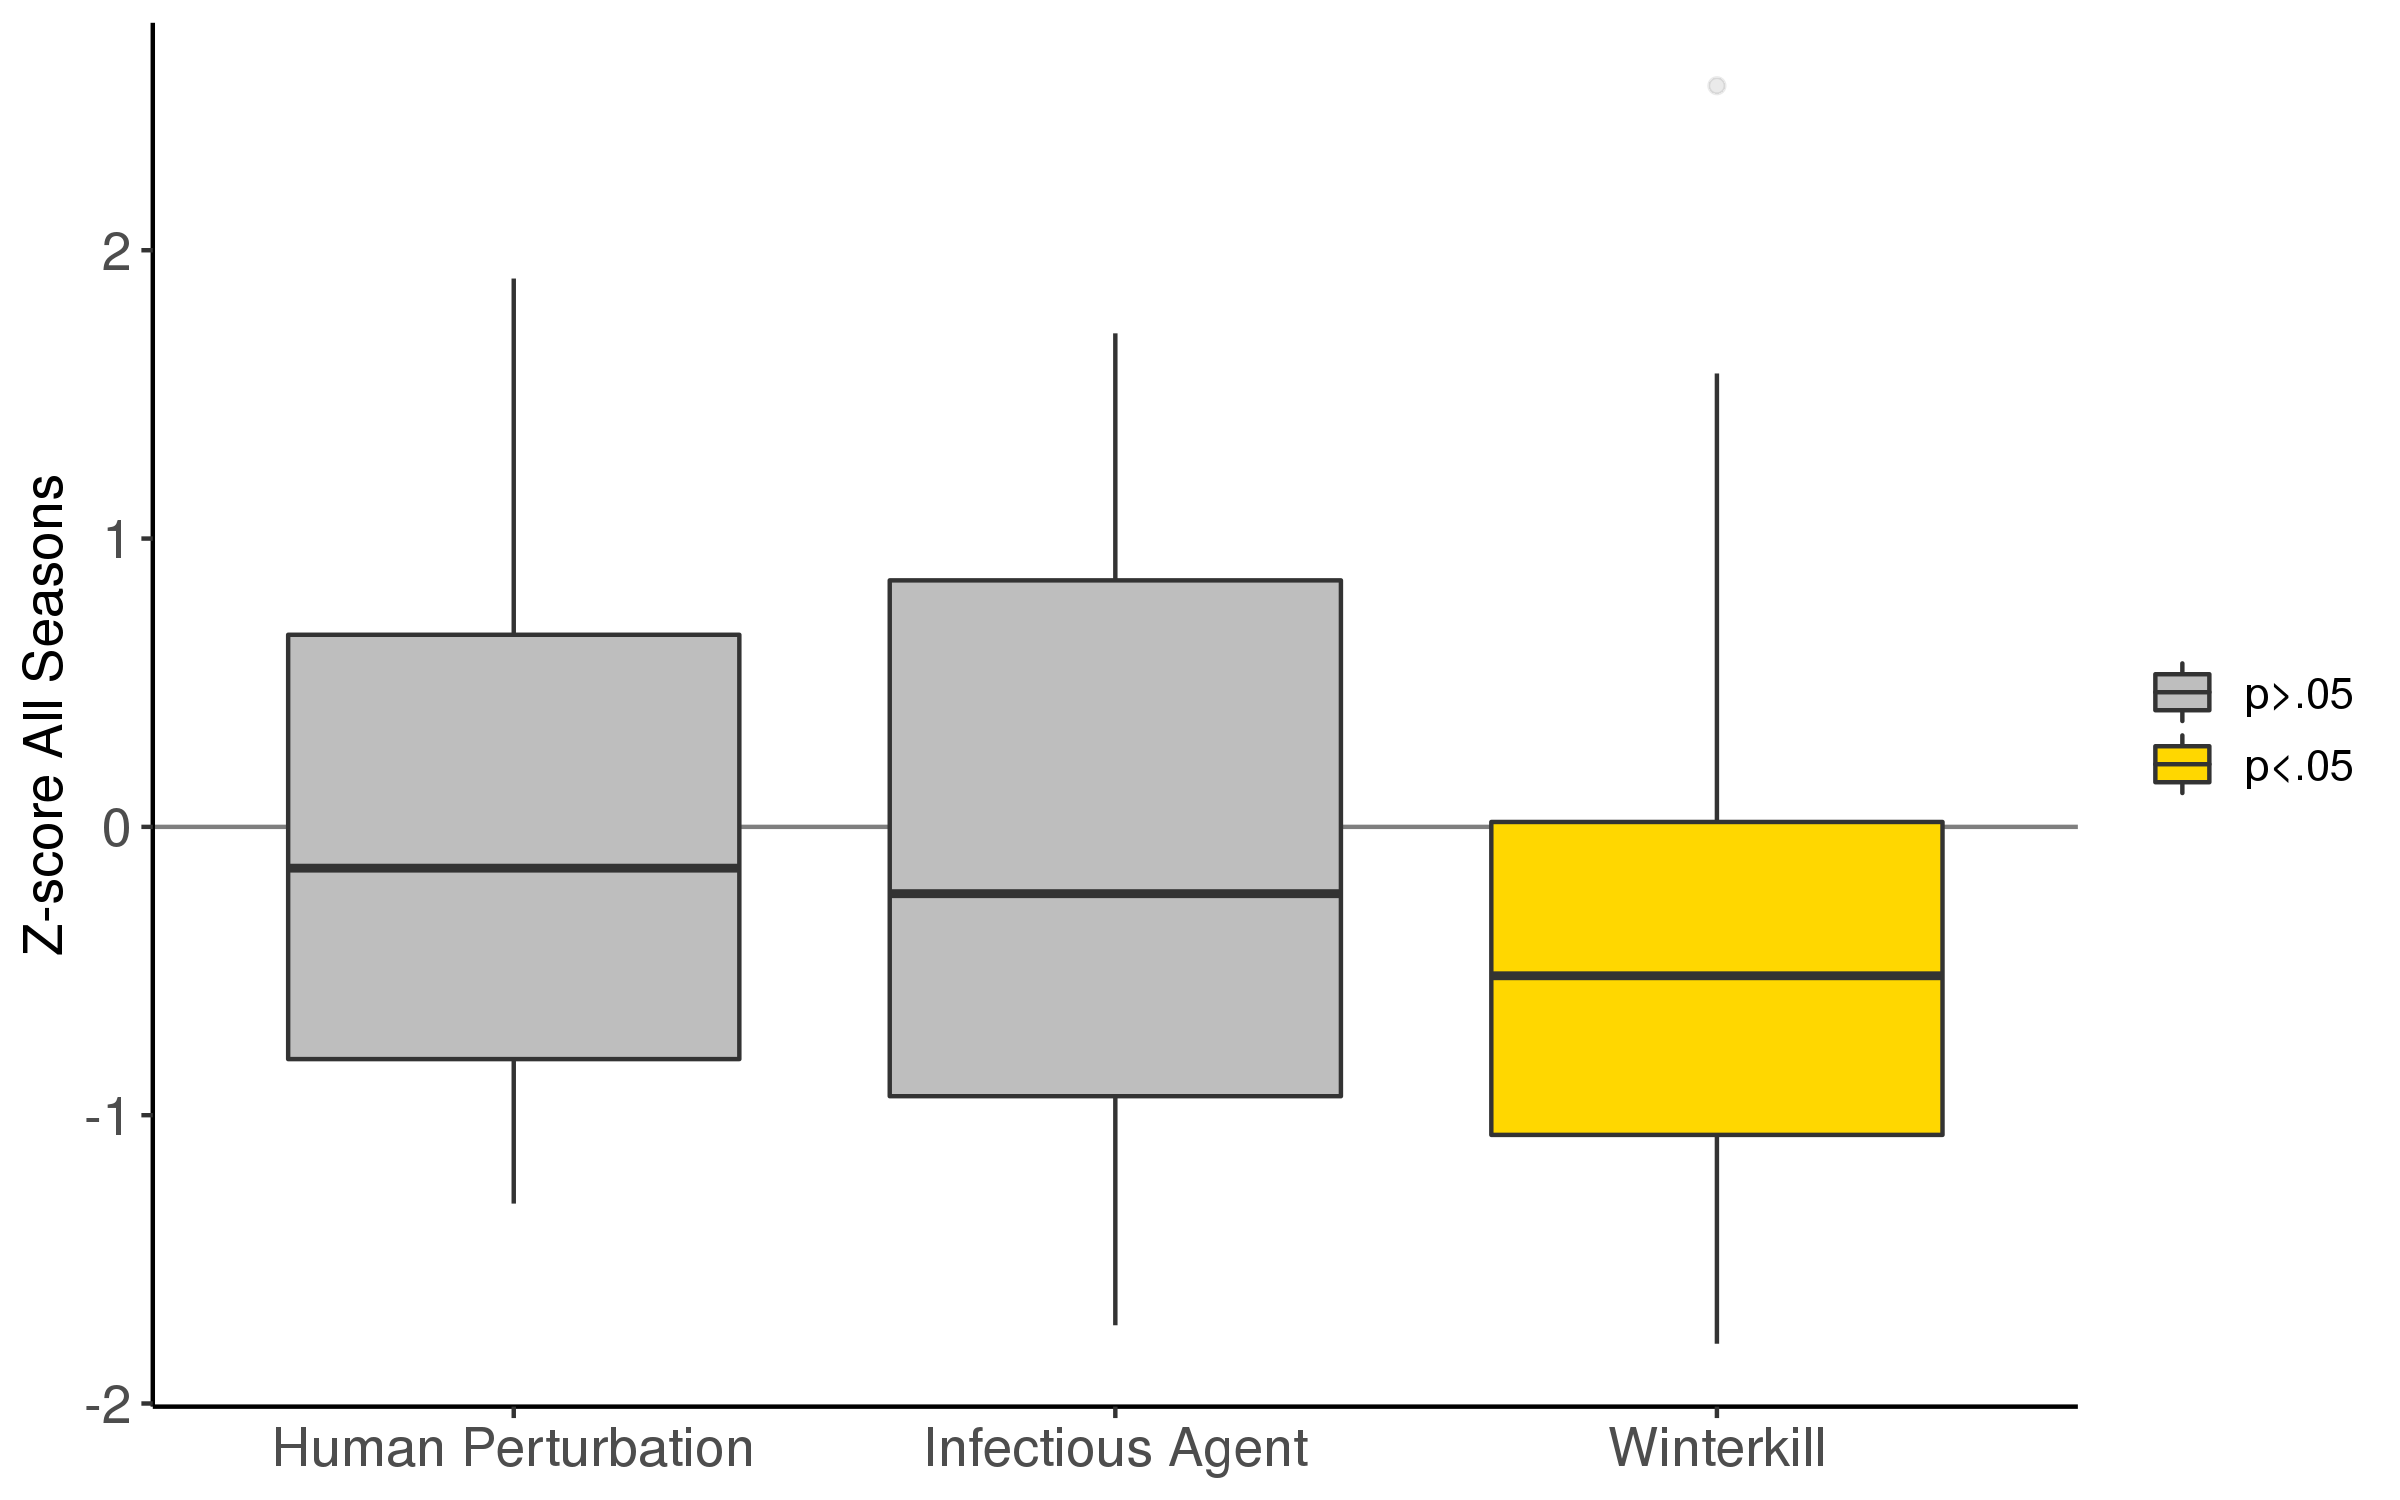

This figure's R source:
library(ggplot2)
library(ggthemes)
library(ggmap)
library(gridExtra)
library(scales)
library(car)
library(DescTools)
library(spdep)

historical_data = read_csv('../processed-data/historical_data.csv')


fig_SI1_data <- historical_data %>%
  mutate(cause.category.4 = replace(as.character(cause.category.4), which(cause.category.4 == 'ANTHROPOGENIC CONDITION'), 'Human Perturbation')) %>%
  mutate(cause.category.4 =  replace(as.character(cause.category.4), which(cause.category.4 == 'WINTERKILL'), 'Winterkill'))%>%
  mutate(cause.category.4 =  replace(as.character(cause.category.4), which(cause.category.4 == 'INFECTIOUS AGENT'), 'Infectious Agent'))

fig_SI1_data$sig_all <- ifelse(fig_SI1_data$cause.category.4 == 'Winterkill', 'p<.05', 'p>.05')
fig_SI1_data$sig_all <- factor(fig_SI1_data$sig_all, levels = c('p>.05', 'p<.05'))


boxplot <- fig_SI1_data %>%
  filter(cause.category.4 == 'Infectious Agent' | cause.category.4 == 'Winterkill' | cause.category.4 == 'Human Perturbation' ) %>%
  ggplot(aes(y = mean_surf_z,x = cause.category.4)) +
  theme_tufte() +
  ylab('Z-score All Seasons')+
  xlab('Category of Killtype')+
  xlab(NULL) +
  geom_hline(yintercept = 0, alpha = 0.5) +
  theme(text = element_text(size=13),axis.text = element_text(size=13),
        axis.line = element_line(colour = "black", 
                                 size = 0.5, linetype = "solid"))+
  geom_boxplot(outlier.alpha = 0.1,aes(fill = sig_all)) + 
  theme(text = element_text(family = 'sans'))+
  scale_fill_manual(values = c('grey', 'gold'), guide = guide_legend(title = NULL))

boxplot

ggsave("zscore_boxplot.png", boxplot, width = 8, height = 5)



#### TEST ####

fig_SI1_data_dunnet = fig_SI1_data%>%
  filter(month %in% c('aug', 'sep', 'jun', 'jul')) %>%
  mutate(cause.category.4 = replace(as.character(cause.category.4), which(is.na(cause.category.4)), 'Summer Non-event')) %>%
  mutate(cause.category.4 =  replace(as.character(cause.category.4), which(cause.category.4 == 'SUMMERKILL'), 'Summerkill'))



DunnettTest(mean_surf_z ~ factor(cause.category.4), data = fig_SI1_data_dunnet,
            control = 'Summer Non-event')
